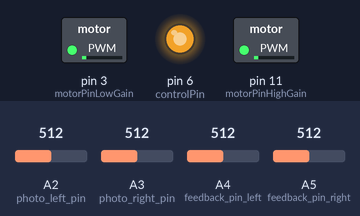
The sketch below on a simulated Arduino Uno, built with avr-gcc and run on an emulated ATmega328P. Shown: switched loads named in the sketch (green lamp = pin HIGH), output pins drawn as LEDs (lit = HIGH). The inputs (shaded band) are chosen by the test bench; at power-on: A2 (photo_left_pin) = 512, A3 (photo_right_pin) = 512, A5 (feedback_pin_right) = 512, A4 (feedback_pin_left) = 512. What the sketch prints to the serial monitor is not drawn.

Above: at 1.2 s.
1.3 s: A2 (photo_left_pin) set to 610
At 2.5 s:
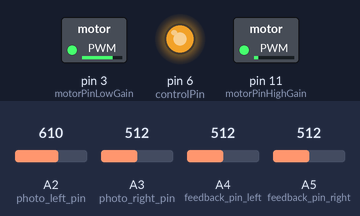
2.8 s: A3 (photo_right_pin) set to 610
At 3.8 s:
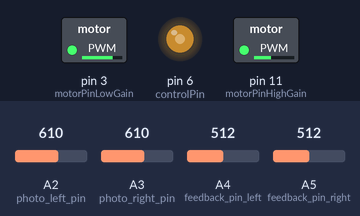
4.3 s: A5 (feedback_pin_right) set to 610
At 4.9 s:
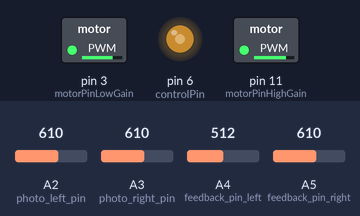
5.8 s: A4 (feedback_pin_left) set to 306
At 6.1 s:
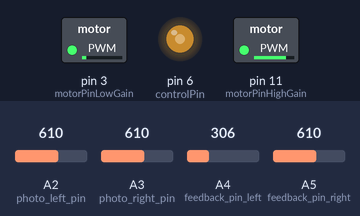
7.3 s: A3 (photo_right_pin) set to 590
At 8.4 s:
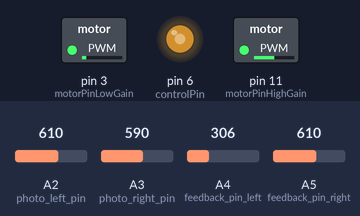
8.8 s: A2 (photo_left_pin) set to 716
At 9.5 s:
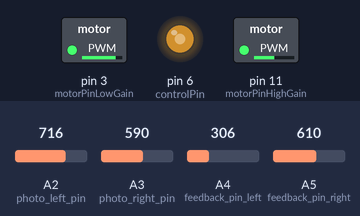
Timing chart, 0 to 11.3 s (numbered marks = the images above; inputs shaded):
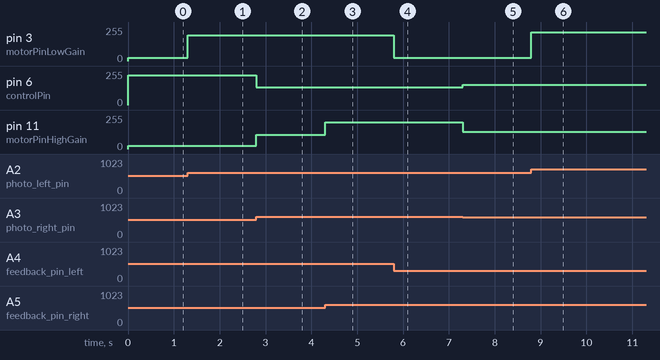

The sketch:

yoke_unity_motor_control.ino
```cpp
/*
  Roman Oechslin
  Robot controller with haptic feedback
  2018/07/13  Tokyo
  This is the file to test the selfmade haptic feedback PlayStation controller on the Unity Simulation
  Version 1.0
*/
#define FASTADC 1

// defines for setting and clearing register bits
#ifndef cbi
#define cbi(sfr, bit) (_SFR_BYTE(sfr) &= ~_BV(bit))
#endif
#ifndef sbi
#define sbi(sfr, bit) (_SFR_BYTE(sfr) |= _BV(bit))
#endif


#define joystick_left_pin A0
#define photo_left_pin A2
#define joystick_right_pin A1
#define photo_right_pin A3
#define feedback_pin_left A4
#define feedback_pin_right A5
int motorPinLowGain = 3;    // Motor connected to digital pin 3 (PWM)
int motorPinHighGain = 11;    // Motor connected to digital pin 11 (PWM)
int controlPin = 6; // Used for testing the speed of Arduino

int feedback_left = 0;
int feedback_right = 0;
int photo_value_left_raw = 0;
int photo_value_right_raw = 0;

float dist_ref_left = 0;
float dist_ref_right = 0;
int OUTPUT_PER_VOLT = 255 / 5; // the arduino can output 5V max
int MOTOR_MAX_VOLTAGE = 20; // change this according to motor
int LEFT_HAND_AMPLIFIER_GAIN = 10;
int RIGHT_HAND_AMPLIFIER_GAIN = 10;
const int OUTPUT_RANGE_L = 2 * MOTOR_MAX_VOLTAGE * OUTPUT_PER_VOLT / LEFT_HAND_AMPLIFIER_GAIN;
const int OUTPUT_RANGE_R = 2 * MOTOR_MAX_VOLTAGE * OUTPUT_PER_VOLT / RIGHT_HAND_AMPLIFIER_GAIN;

float error_left = 0;
float sum_error_left = 0;
float error_right = 0;
float sum_error_right = 0;
float dT = 0.001;
float filter_coeff = 0.01;
float error_left_last = 0;
float error_right_last = 0;
float numerator_l_last_f = 0;
float numerator_r_last_f = 0;

const int PHOTO_MIN_LEFT = 550;//550;
const int PHOTO_MAX_LEFT = 780;//800;
const int PHOTO_MIN_RIGHT = 600;//650;
const int PHOTO_MAX_RIGHT = 731;//730;
const float MAX_DISPLACEMENT_UM = 5.0; // [um], has been measured
const int UNITY_MIN = 1024 / 5 * 0.400; // min applied voltage
const int UNITY_MAX = 1024 / 5 * 2.8; // max applied voltage

unsigned long TIME_BEGIN = 0;
unsigned long TIME_NOW = 0;
unsigned long TIME_CYCLE = 1000; // this is the time_step in [us] that determines the running frequency

void setup() {
  Serial.begin(250000);
  pinMode(motorPinLowGain, OUTPUT);
  pinMode(motorPinHighGain, OUTPUT);

  pinMode(feedback_pin_left, INPUT);
  pinMode(feedback_pin_right, INPUT);
  pinMode(joystick_left_pin, INPUT);
  pinMode(photo_left_pin, INPUT);
  pinMode(joystick_right_pin, INPUT);
  pinMode(photo_right_pin, INPUT);
  pinMode(controlPin, OUTPUT);

  TCCR2B = TCCR2B & B11111000 | B00000001; // for PWM frequency of 31372.55 Hz

  #if FASTADC
    // set prescale to 16
    sbi(ADCSRA, ADPS2) ;
    cbi(ADCSRA, ADPS1) ;
    cbi(ADCSRA, ADPS0) ;
  #endif
}

void loop() {
  TIME_BEGIN = micros();

  feedback_left = analogRead(feedback_pin_left);
  feedback_right = analogRead(feedback_pin_right);
  photo_value_left_raw = analogRead(photo_left_pin);
  photo_value_right_raw = analogRead(photo_right_pin);

  int pwmValueLeftSym = 128;
  int pwmValueRightSym = 128;

  float k_p = 15; // [V/mm]
  float k_i = 0.0;
  float k_d = 0.0;

  k_p = k_p * 255 / 40; // to convert it to arduino values

  // ignore Serial and read sine wave signal as reference
  dist_ref_left = feedback2dist(feedback_left);
  dist_ref_right = feedback2dist(feedback_right);
  error_left = dist_ref_left - sensor2dist(photo_value_left_raw, PHOTO_MIN_LEFT, PHOTO_MAX_LEFT);
  error_right = dist_ref_right - sensor2dist(photo_value_right_raw, PHOTO_MIN_RIGHT, PHOTO_MAX_RIGHT);

  sum_error_left = error_left + sum_error_left;
  sum_error_right = error_right + sum_error_right;
  float numerator_l = error_left - error_left_last;
  float numerator_r = error_right - error_right_last;
  float numerator_l_f = numerator_l*filter_coeff + numerator_l_last_f * (1-filter_coeff);
  float numerator_r_f = numerator_r*filter_coeff + numerator_r_last_f * (1-filter_coeff);

  numerator_l_last_f = numerator_l_f;
  numerator_r_last_f = numerator_r_f;
  error_left_last = error_left;
  error_right_last = error_right;

  int des_mot_volt_left = k_p * error_left + k_i * sum_error_left*dT + k_d * numerator_l_f/dT;
  int des_mot_volt_right =  k_p * error_right + k_i * sum_error_right*dT + k_d * numerator_r_f/dT;

  // symmetric feedback left and right, (allowing for negative motor values)
  pwmValueLeftSym = pid2pwm_sym(des_mot_volt_left, OUTPUT_RANGE_L);
  pwmValueRightSym = pid2pwm_sym(des_mot_volt_right, OUTPUT_RANGE_R);

  analogWrite(motorPinLowGain, pwmValueLeftSym); //pwmValueLeftSym
  analogWrite(motorPinHighGain, pwmValueRightSym); //pwmValueRightSym

  while ((micros() - TIME_BEGIN) < TIME_CYCLE) {  } // do nothing until we reach the time step of TIME_CYCLE
  Serial.println(3.2/5*255 - (((float) photo_value_left_raw - (float)PHOTO_MIN_LEFT)/(float) (PHOTO_MAX_LEFT - PHOTO_MIN_LEFT)* (UNITY_MAX - UNITY_MIN)+UNITY_MIN) /4);
  analogWrite(controlPin, 3.2/5*255 - (((float) photo_value_right_raw - (float)PHOTO_MIN_RIGHT)/(float) (PHOTO_MAX_RIGHT - PHOTO_MIN_RIGHT)* (UNITY_MAX - UNITY_MIN)+UNITY_MIN) /4);

}

float feedback2dist(int fb){
  float scaled_fb = ((float) fb - UNITY_MIN) * 32.0 / (UNITY_MAX - UNITY_MIN) * 32.0;
  return (( scaled_fb / 4.0) * MAX_DISPLACEMENT_UM /16.0) / 16.0;
}

float sensor2dist(int sensor_value, int min_val, int max_val) {
  // maps the measured value to the distance (assumed linearity) in micrometers
  //Serial.println(MAX_DISPLACEMENT_UM - (sensor_value - min_val) * (MAX_DISPLACEMENT_UM) / (max_val - min_val));
  return MAX_DISPLACEMENT_UM - (sensor_value - min_val) * (MAX_DISPLACEMENT_UM) / (max_val - min_val) ;
}


int limit_value(int value, int lower, int upper) {
  if (value < lower) {
    value = lower;
  } else if (value > upper) {
    value = upper;
  }
  return value;
}

int pid2pwm_sym(int des_voltage, int range) {
  // converts motor voltage to pwm output where 128-range/2 is full power in one direction and 128+range/2 is
  // full power in the other
  return limit_value(des_voltage, -range/2, range/2) + 128;
}
```

Measured:
- after the input at 1.3 s, pin 3 (motorPinLowGain): 26/255 → 195/255 at once
- after the input at 2.8 s, pin 6 (controlPin): 225/255 → 133/255 at once; pin 11 (motorPinHighGain): 26/255 → 107/255 at once
- after the input at 4.3 s, pin 11 (motorPinHighGain): 107/255 → 202/255 at once
- after the input at 5.8 s, pin 3 (motorPinLowGain): 195/255 → 26/255 at once
- after the input at 7.3 s, pin 6 (controlPin): 133/255 → 152/255 at once; pin 11 (motorPinHighGain): 202/255 → 129/255 at once
- after the input at 8.8 s, pin 3 (motorPinLowGain): 26/255 → 214/255 at once
